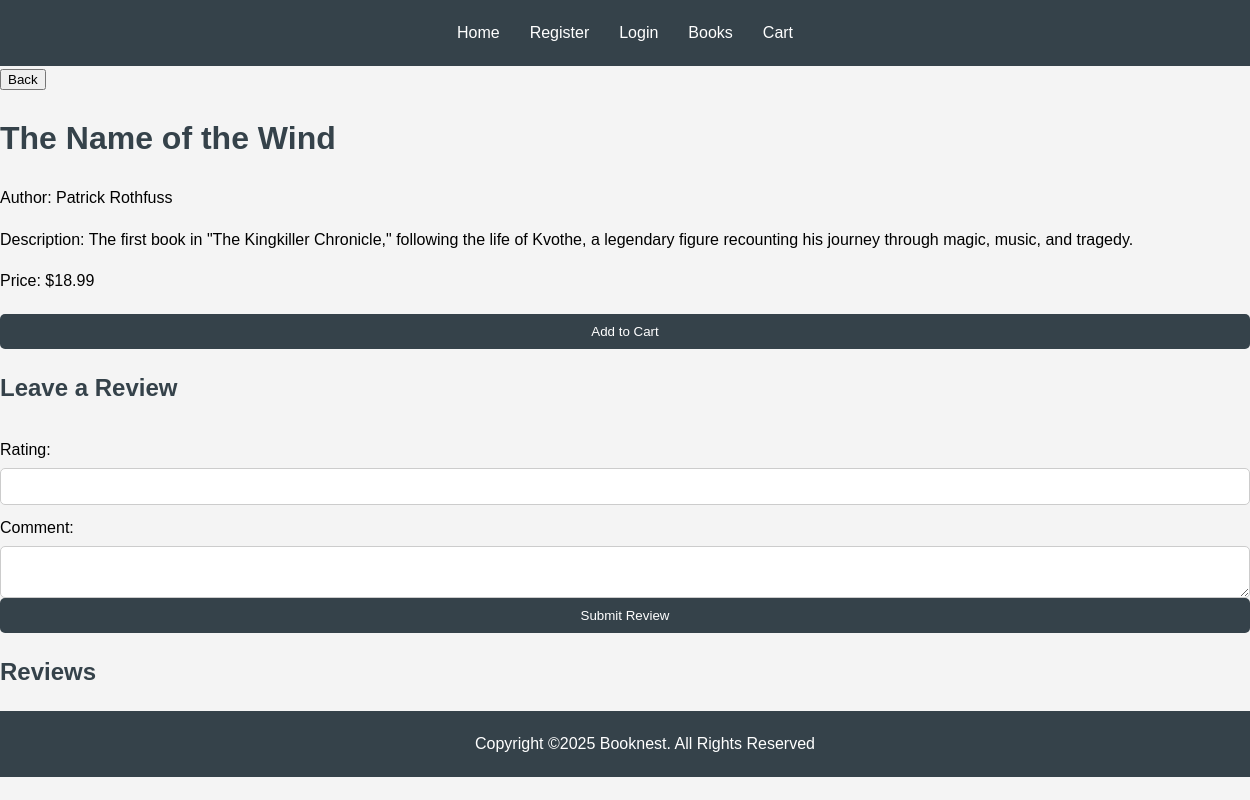
/book/show/2, run on the app's committed database.
### tables this page shows
CREATE TABLE IF NOT EXISTS `books` (
  `id` int NOT NULL AUTO_INCREMENT,
  `title` varchar(255) NOT NULL,
  `author` varchar(255) NOT NULL,
  `description` text,
  `price` decimal(10,2) NOT NULL,
  `created_at` timestamp NULL DEFAULT CURRENT_TIMESTAMP,
  PRIMARY KEY (`id`)
);

### app/controllers/Book.php (called while the page is built, shortened)
<?php
class Book extends Controller {
    public function show( $id ) {
        $bookModel = $this->model( 'BookCollection' );
        $book = $bookModel->getBookById( $id );
        $reviewModel = $this->model( 'Review' );
        $bookReview = $reviewModel->getReviewsByBookId( $id );
        $this->view( 'book/show', [ 'book' => $book, 'review'=>$bookReview ] );
    }
}
?>

### public/index.php (called while the page is built, shortened)
<?php
require_once '../app/core/Controller.php';
require_once '../app/core/Model.php';
$app = new Main();

### app/core/Model.php (called while the page is built, shortened)
<?php
class Model
{
    public function __construct()
    {
        $dsn = 'mysql:host=localhost;port=3306;dbname=booknestdb;charset=utf8mb4';
        $username = 'root';
        $password = '';
        $options = [
            PDO::ATTR_ERRMODE => PDO::ERRMODE_EXCEPTION,
            PDO::ATTR_DEFAULT_FETCH_MODE => PDO::FETCH_ASSOC,
            PDO::ATTR_EMULATE_PREPARES => false,
        ];
        try {
            $this->db = new PDO($dsn, $username, $password, $options);
        } catch (PDOException $e) {
            die('Database connection failed: ' . $e->getMessage());
        }
    }
}

### app/models/BookCollection.php (called while the page is built, shortened)
<?php
class BookCollection extends Model {
    public function getBookById( $id ) {
        $stmt = $this->db->prepare("SELECT * FROM books WHERE id = :id");
        $stmt->execute(['id' => $id]);
        return $stmt->fetch() ?: null;
    }
}

### app/views/book/show.php (the view, shortened to what this page needs)
<!DOCTYPE html>
<html lang="en">
<head>
    <link rel="stylesheet" href="/styles.css">
</head>
<body>
    <?php include "../app/views/components/header.php"; ?>
    <main>
        <button onclick="location.href='/book'">Back</button>
        <h1><?= htmlspecialchars($data['book']['title'], ENT_QUOTES, 'UTF-8') ?></h1>
        <p>Author: <?= htmlspecialchars($data['book']['author'], ENT_QUOTES, 'UTF-8') ?></p>
        <p>Description: <?= htmlspecialchars($data['book']['description'], ENT_QUOTES, 'UTF-8') ?></p>
        <p>Price: $<?= htmlspecialchars($data['book']['price'], ENT_QUOTES, 'UTF-8') ?></p>
        <section id="addToCart">
        <form action="/cart/addToCart" method="POST" id="add-to-cart-form">
            <button type="submit">Add to Cart</button>
        </form>
        </section>
        <h2>Leave a Review</h2>
        <form action="/review/add/<?= $data['book']['id'] ?>" method="POST">
            <label>Rating:</label>
            <input type="number" name="rating" min="1" max="5" required>
            <label>Comment:</label>
            <textarea name="comment" required></textarea>
            <button type="submit">Submit Review</button>
        </form>
        <h2>Reviews</h2>
    </main>
    <?php include "../app/views/components/footer.php"; ?>
</body>
</html>

### public/styles.css (style rules this page uses)
body { font-family: Arial, sans-serif; line-height: 1.6; margin: 0; padding: 0; background-color: #f4f4f4; }
h1, h2 { color: #35424a; }
form { display: flex; flex-direction: column; margin: 20px 0; }
form label { margin: 10px 0 5px; }
form input, form textarea, form button { padding: 10px; border: 1px solid #ccc; border-radius: 5px; }
form button { background: #35424a; color: #ffffff; border: none; cursor: pointer; transition: background 0.3s; }

### data on the page
books: title "The Name of the Wind", author "Patrick Rothfuss", description "The first book in \"The Kingkiller Chronicle,\" following the life of Kvothe, a legendary figure recounting his journey through magic, music, and tragedy.", price "18.99"
